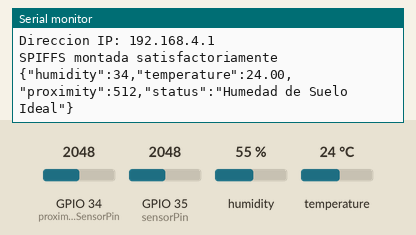
Recording of a sketch running on a simulated ESP32. Shown: the last lines printed to the serial monitor. Inputs (shaded band) come from the test bench; at power-on: GPIO 35 (sensorPin) = 2048, GPIO 34 (proximitySensorPin) = 2048, humidity 55 %, temperature 24 °C (analog values on the 0–4095 scale). Storage starts empty.

Above: at 1.2 s.
1.3 s: GPIO 35 (sensorPin) set to 2127
At 2.6 s:
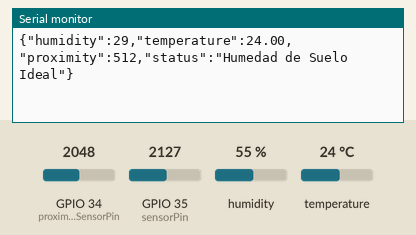
2.8 s: GPIO 35 (sensorPin) set to 2256
At 3.8 s:
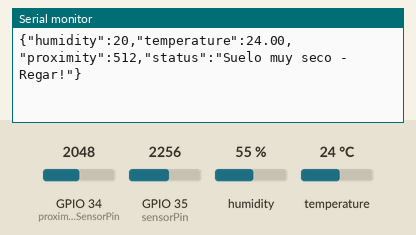
7.0 s: GPIO 35 (sensorPin) set to 2486
At 8.4 s:
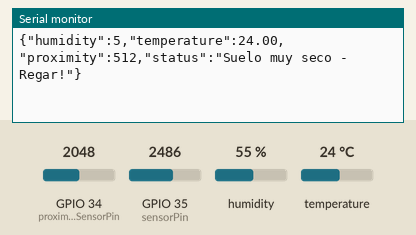
8.5 s: GPIO 35 (sensorPin) set to 2590
At 9.7 s:
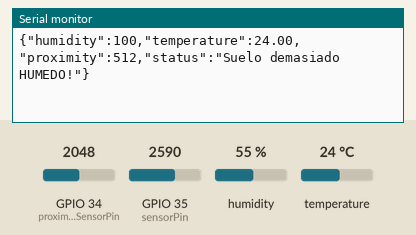

Measured:
- the behaviour switches between 2187 and 2188 on GPIO 35 (sensorPin) (found by bisection; images 1 and 2)
- the behaviour switches between 2559 and 2560 on GPIO 35 (sensorPin) (found by bisection; images 3 and 4)
- after the input at 1.3 s, the serial monitor: prints a new line after 0.70 s (image 1)
- after the input at 2.8 s, the serial monitor: prints a new line after 0.20 s (image 2)
- after the input at 7.0 s, the serial monitor: prints a new line at once (image 3)
- after the input at 8.5 s, the serial monitor: prints a new line after 0.50 s (image 4)

The sketch:

soilMoistureServer.ino
```cpp
#include <WiFi.h>
#include <ESPAsyncWebServer.h>
#include <WebSocketsServer.h>
#include <SPIFFS.h>
#include <DHT.h>

// Credenciales para el punto de acceso
const char *ssid = "EmlitoWapo";
const char *password = "123456789";

// Servidores
AsyncWebServer server(80);
WebSocketsServer webSocket(81);
const unsigned long sendInterval = 1000;

// Sensor de humedad de suelo
const uint16_t dry = 636; // Valor de cal para sensor seco
const uint16_t wet = 265; // Valor cal para sensor húmedo
const uint8_t sensorPin = 35;
uint16_t sensorReading;

// Sensor de temperatura DHT11
#define DHTPIN 26
#define DHTTYPE DHT11
DHT dht(DHTPIN, DHTTYPE);

// Sensor de proximidad
const uint8_t proximitySensorPin = 34; // Cambia este valor al pin correcto
uint16_t proximityReading;

void setup() {
    Serial.begin(115200);
    analogReadResolution(10);

    // Configurar el ESP32 como punto de acceso
    WiFi.softAP(ssid, password);

    Serial.println();
    Serial.println("Punto de acceso configurado");
    Serial.print("Direccion IP: ");
    Serial.println(WiFi.softAPIP());

    if (SPIFFS.begin(true)) {
        Serial.println("SPIFFS montada satisfactoriamente");

        // Imprime la lista de archivos en el directorio "data" (Opcional)
        File root = SPIFFS.open("/");
        File file = root.openNextFile();
        while (file) {
            Serial.print("Archivo: ");
            Serial.println(file.name());
            file = root.openNextFile();
        }
    } else {
        Serial.println("Error montando SPIFFS");
    }

    server.on("/", HTTP_GET, [](AsyncWebServerRequest *request) {
        request->send(SPIFFS, "/index.html", "text/html");
    });

    // Ruta para cargar el archivo style.css
    server.on("/style.css", HTTP_GET, [](AsyncWebServerRequest *request) {
        request->send(SPIFFS, "/style.css", "text/css");
    });

    // Ruta para cargar el archivo script.js
    server.on("/script.js", HTTP_GET, [](AsyncWebServerRequest *request) {
        request->send(SPIFFS, "/script.js", "text/javascript");
    });

    server.onNotFound(notFound);
    server.begin();

    webSocket.begin();
    webSocket.onEvent(handleWebSocketMessage);

    dht.begin();
}

void loop() {
    webSocket.loop(); // WebSocket events

    static uint32_t prevMillis = 0;
    if (millis() - prevMillis >= sendInterval) {
        prevMillis = millis();

        // Lectura del sensor de humedad del suelo y conversión a porcentaje
        sensorReading = analogRead(sensorPin);
        uint16_t moisturePercentage = map(sensorReading, wet, dry, 100, 0);
        moisturePercentage = constrain(moisturePercentage, 0, 100);

        // Leer la temperatura del DHT11
        float temperature = dht.readTemperature();

        // Leer el valor del sensor de proximidad
        proximityReading = analogRead(proximitySensorPin);

        String status;
        if (moisturePercentage < 25)
            status = "Suelo muy seco - Regar!";
        else if (moisturePercentage >= 25 && moisturePercentage < 70)
            status = "Humedad de Suelo Ideal";
        else
            status = "Suelo demasiado HUMEDO!";

        sendData(moisturePercentage, temperature, proximityReading, status);
    }
}

void sendData(uint16_t humidityPercentage, float temperature, uint16_t proximity, String statusMessage) {
    // Construimos el JSON
    String data = "{\"humidity\":" + String(humidityPercentage) + ",\"temperature\":" + String(temperature) + ",\"proximity\":" + String(proximity) + ",\"status\":\"" + statusMessage + "\"}";

    // Enviamos JSON serializado via WebSocket
    webSocket.broadcastTXT(data);

    // Lo podemos imprimir en el monitor opcionalmente (Debugging)
    Serial.println(data);
}

void handleWebSocketMessage(uint8_t num, WStype_t type, uint8_t *payload, size_t length) {
    switch (type) {
        case WStype_DISCONNECTED:
            Serial.printf("[%u] Desconectado!\n", num);
            break;
        case WStype_CONNECTED: {
            IPAddress ip = webSocket.remoteIP(num);
            Serial.printf("[%u] Conectado desde %d.%d.%d.%d url: %s\n", num, ip[0], ip[1], ip[2], ip[3], payload);
        } break;
        case WStype_TEXT:
            Serial.printf("[%u] Texto recibido: %s\n", num, payload);
            break;
    }
}

void notFound(AsyncWebServerRequest *request) {
    request->send(404, "text/plain", "Pagina no encontrada!");
}
```
